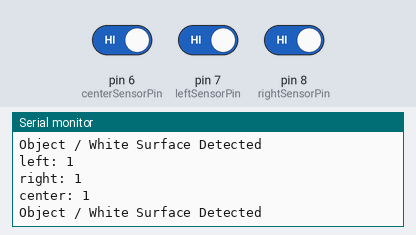
Simulated run of this sketch. Board: Arduino Uno, built with avr-gcc and run on an emulated ATmega328P. Parts: the last lines printed to the serial monitor. The inputs (shaded band) are chosen by the test bench; at power-on: pin 6 (centerSensorPin) HIGH, pin 7 (leftSensorPin) HIGH, pin 8 (rightSensorPin) HIGH.

Above: at 1.2 s.
1.3 s: pin 6 (centerSensorPin) driven LOW
At 1.51 s:
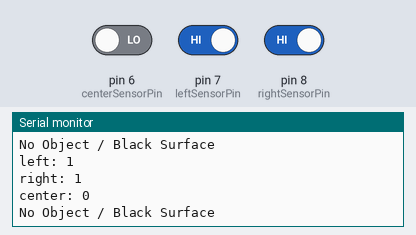
2.9 s: pin 6 (centerSensorPin) driven HIGH
5.9 s: pin 7 (leftSensorPin) driven LOW
At 7.35 s:
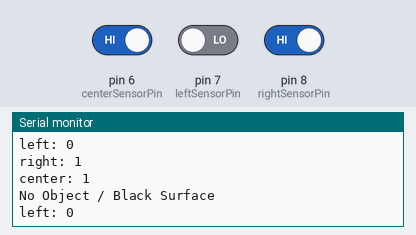

The sketch:

tcrt-5000-ir.ino
```cpp
// digital pins
const int rightSensorPin = 8;
const int leftSensorPin = 7;
const int centerSensorPin = 6;

void setup() {
  pinMode(rightSensorPin, INPUT);
  pinMode(leftSensorPin, INPUT);
  pinMode(centerSensorPin, INPUT);
  Serial.begin(9600);
}

void loop() {
  int rightSensorValue = digitalRead(rightSensorPin);
  int leftSensorValue = digitalRead(leftSensorPin);
  int centerSensorValue = digitalRead(centerSensorPin);

  Serial.print("left: ");
  Serial.println(leftSensorValue);

  Serial.print("right: ");
  Serial.println(rightSensorValue);

  Serial.print("center: ");
  Serial.println(centerSensorValue);

  if (rightSensorValue == 0 || leftSensorValue == 0 || centerSensorValue == 0) {
    Serial.println("No Object / Black Surface");
  } else {
    Serial.println("Object / White Surface Detected");
  }

  delay(100);  // Small delay for stability
}
```

Measured:
- after the input at 1.3 s, the serial monitor: prints a new line at once (image 1)
- after the input at 5.9 s, the serial monitor: prints a new line at once (image 2)
